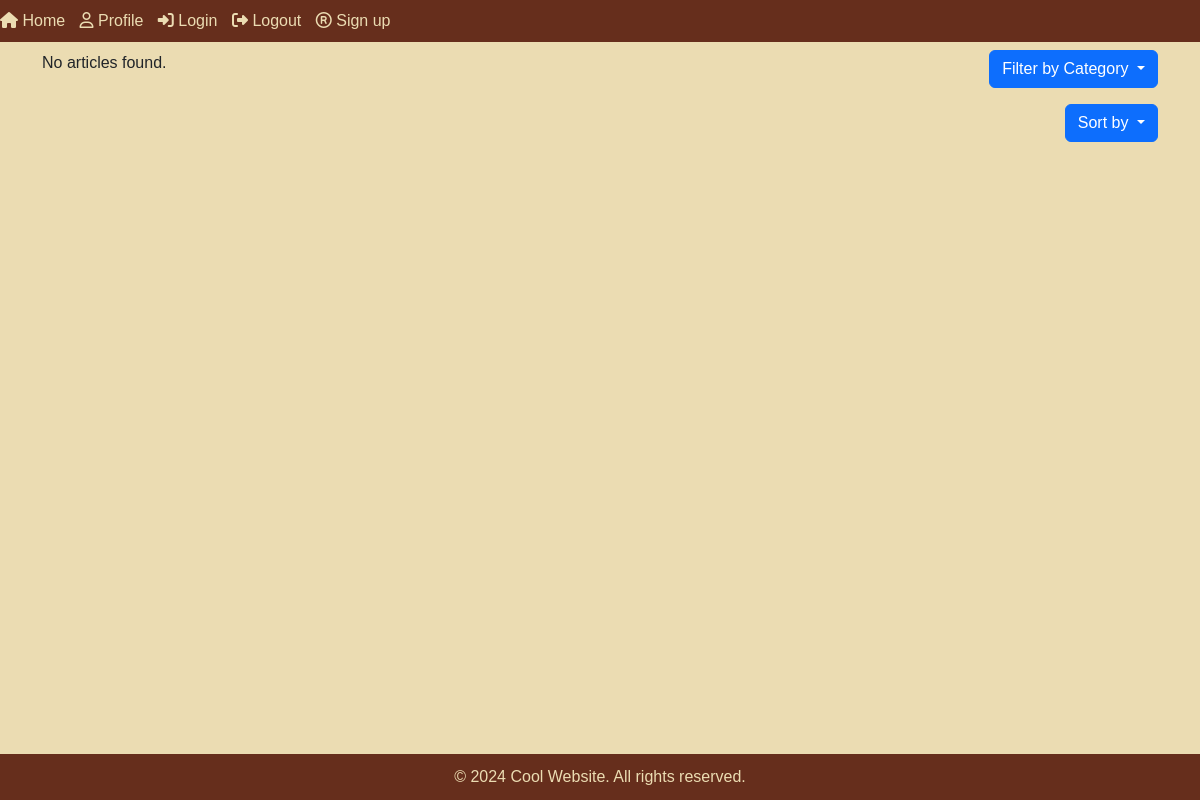
Before: /articles/?category=Sport with the older database file.
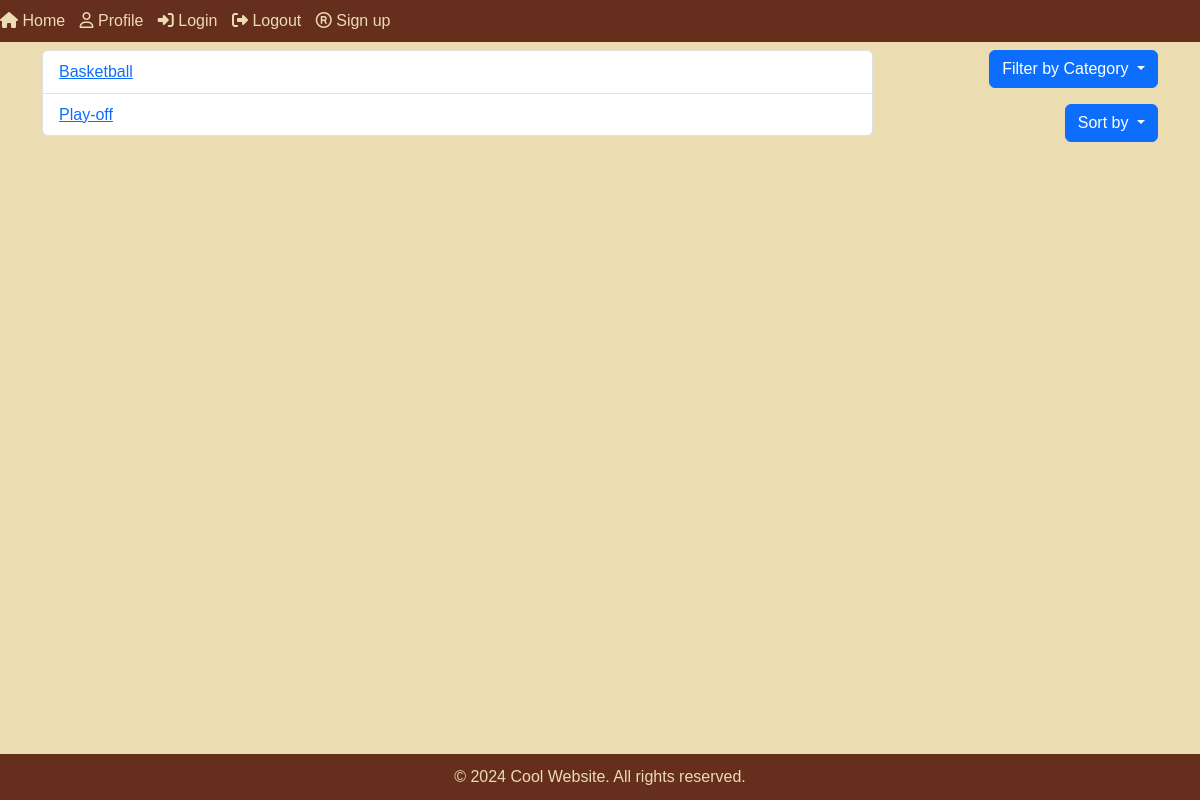
After: the same page with the newer database file.
### articles/models.py (models this page shows, shortened)
class Article(models.Model):
    article_title = models.CharField('Name of the text', max_length=255)
    article_text = models.TextField('Text')
    pub_date = models.DateTimeField('Date of the publication', auto_now_add=True)
    author = models.ForeignKey(User, on_delete=models.CASCADE, default=1)
    category = models.ForeignKey(Category, on_delete=models.CASCADE, blank=True, null=True)

### articles/views.py (the view)
# urls.py: path('', views.index, name = 'index'),
def index(request):
    filtered_records = Article.objects.all()
    category_filter = request.GET.get('category')
    if category_filter:
        filtered_records = filtered_records.filter(category__name=category_filter)
        print(f"Category filter applied: {category_filter}")
    sort_by = request.GET.get('sort')
    if sort_by == 'newest':
        filtered_records = filtered_records.order_by('-pub_date')
        print("Sorting by newest")
    elif sort_by == 'oldest':
        filtered_records = filtered_records.order_by('pub_date')
        print("Sorting by oldest")
    categories = Category.objects.all().order_by('name')
    return render(request, 'articles/list.html', {'all_articles_list': filtered_records, 'categories': categories})

### templates/articles/list.html (shortened to what this page needs)
{% extends 'base.html' %}
{% block content %}
    <div class="container">
        <div class="row">
            <div class="col-md-9">
                <div class="articles-list">
                    {% if all_articles_list %}
                        <ul class="list-group">
                            {% for article in all_articles_list %}
                                <li class="list-group-item">
                                    <a href="{% url 'articles:detail' article.id %}">
                                        {{ article.article_title }}
                                    </a>
                                </li>
                            {% endfor %}
                        </ul>
                    {% else %}
                        <p>No articles found.</p>
                    {% endif %}
                </div>
            </div>
            <div class="col-md-3">
                <div class="dropdown mt-3 mt-md-0 text-md-end">
                    <button class="btn btn-primary dropdown-toggle" type="button" id="filterDropdownButton" data-bs-toggle="dropdown" aria-haspopup="true" aria-expanded="false">
                        Filter by Category
                    </button>
                </div>
                <div class="dropdown mt-3 text-md-end">
                    <button class="btn btn-primary dropdown-toggle" type="button" id="sortDropdownButton" data-bs-toggle="dropdown" aria-haspopup="true" aria-expanded="false">
                        Sort by
                    </button>
                </div>
            </div>
        </div>
    </div>
{% endblock %}

Changed rows visible on the page:
added Article: article_title "Basketball"
added Article: article_title "Play-off"
Other visible differences:
text no longer shown: "No articles found."
